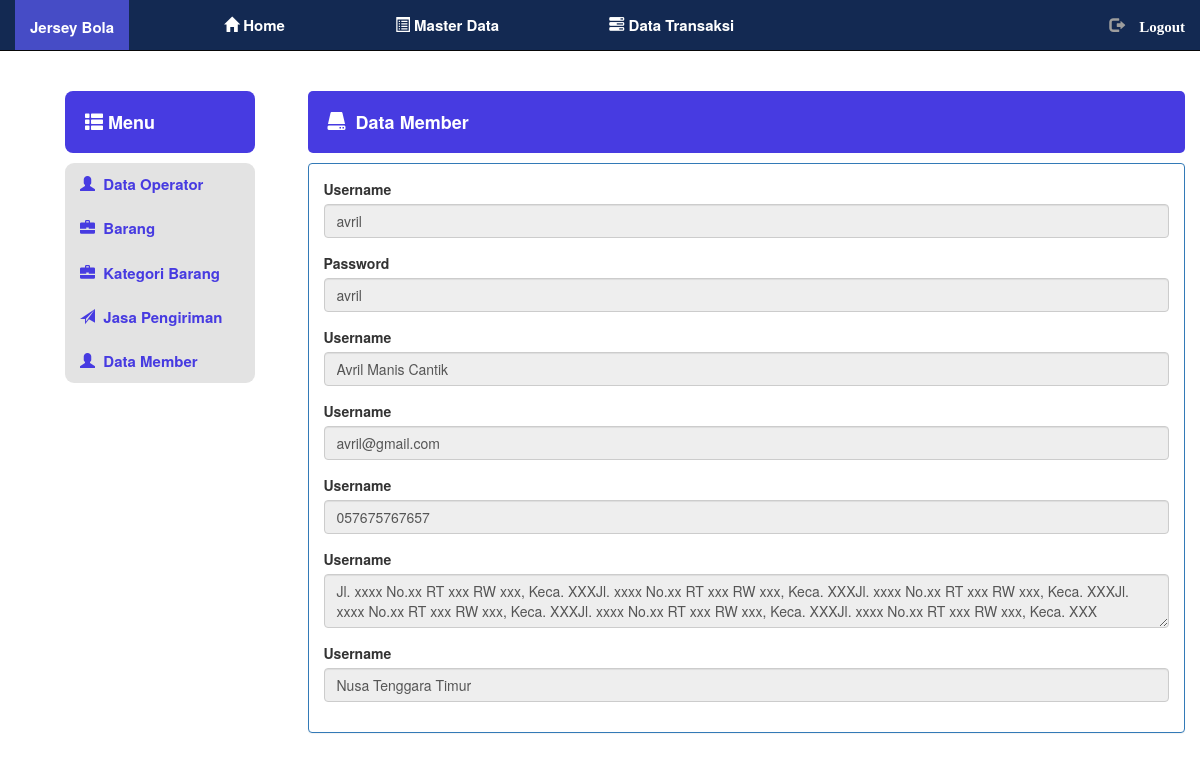
/admin/dataMember/data/detail_member/avril, run on the app's committed database.
### tables this page shows
CREATE TABLE `member` (
  `username` varchar(20) NOT NULL,
  `password` varchar(50) NOT NULL,
  `nama` varchar(50) NOT NULL,
  `email` varchar(30) NOT NULL,
  `no_telp` char(12) NOT NULL,
  `alamat` text NOT NULL,
  `id_prov` int(11) NOT NULL,
  `tgl` timestamp NOT NULL DEFAULT CURRENT_TIMESTAMP ON UPDATE CURRENT_TIMESTAMP
);

CREATE TABLE `pengiriman` (
  `id_prov` int(11) NOT NULL,
  `provinsi` varchar(30) NOT NULL,
  `biaya_kirim` int(10) NOT NULL
);

### application/controllers/admin/dataMember/Data.php (called while the page is built, shortened)
<?php if ( ! defined('BASEPATH')) exit('No direct script access allowed');
class Data extends CI_Controller {
	public function __construct()
	{
		$this->load->view('admin/head');
		$this->load->view('admin/menu_master_data');
		$this->load->model('user/MdataOperator');
		$this->load->model('admin/MDataMember');
	}
	function detail_member($id=0){
		$data['show']=$this->MDataMember->show_detail_member($id);
		$this->load->view('admin/dataMember/v_detailMember',$data);
	}
}

### index.php (called while the page is built, shortened)
<?php
require_once BASEPATH.'core/CodeIgniter.php';

### application/models/admin/MDataMember.php (called while the page is built, shortened)
<?php if ( ! defined('BASEPATH')) exit('No direct script access allowed');
class MDataMember extends CI_Model {
	function show_detail_member($id){
		$query = $this->db->query("SELECT member.username, member.password, member.nama, member.email,member.no_telp, member.alamat, pengiriman.provinsi FROM member LEFT JOIN pengiriman ON member.id_prov = pengiriman.id_prov WHERE member.username='$id' ORDER BY tgl");
		return $query->row();
	}
}

### application/views/admin/dataMember/v_detailMember.php (the view, shortened to what this page needs)
<div id="data-list">
	<div class="container-fluid">
		<div class="col-md-offset-3">
			<h3><i class="glyphicon glyphicon-hdd"></i> &nbspData Member</h3>
			<div class="panel panel-primary">
				<div class="panel-body">
				<form>
				  <div class="form-group">
				    <label>Username</label>
				    <input type="text" class="form-control" value="<?php echo $show->username?>" readonly>
				  </div>
				  <div class="form-group">
				    <label>Password</label>
				    <input type="text" class="form-control" value="<?php echo $show->password?>" readonly>
				  </div>
				  <div class="form-group">
				    <label>Username</label>
				    <input type="text" class="form-control" value="<?php echo $show->nama?>" readonly>
				  </div>
				  <div class="form-group">
				    <label>Username</label>
				    <input type="email" class="form-control" value="<?php echo $show->email?>" readonly>
				  </div>
				  <div class="form-group">
				    <label>Username</label>
				    <input type="text" class="form-control" value="<?php echo $show->no_telp?>" readonly>
				  </div>
				  <div class="form-group">
				    <label>Username</label>
				    <textarea class="form-control" value="<?php echo $show->alamat;?>" readonly><?php echo $show->alamat;?></textarea>
				  </div>
				  <div class="form-group">
				    <label>Username</label>
				    <input type="text" class="form-control" value="<?php echo $show->provinsi?>" readonly>
				  </div>
				</form>
				</div>
			</div>
		</div>
	</div>
</div>

### css/app.css (style rules this page uses)
#data-list h3 { padding: 20px; background-color: #473BE1; font-size: 18px; font-weight: bolder; color: #fff; border-radius: 5px; }

### data on the page
member: username "avril", password "avril", nama "Avril Manis Cantik", email "avril@gmail.com", no_telp "057675767657", alamat "Jl. xxxx No.xx RT xxx RW xxx, Keca. XXXJl. xxxx No.xx RT xxx RW xxx, Keca. XXXJl. xxxx No.xx RT xxx RW xxx, Keca. XXXJl. xxxx No.xx RT xxx RW xxx, Keca. XXXJl. xxxx No.xx RT xxx RW xxx, Keca. XXXJl. xxxx No.xx RT xxx RW xxx, Keca. XXX", id_prov.provinsi "Nusa Tenggara Timur"
